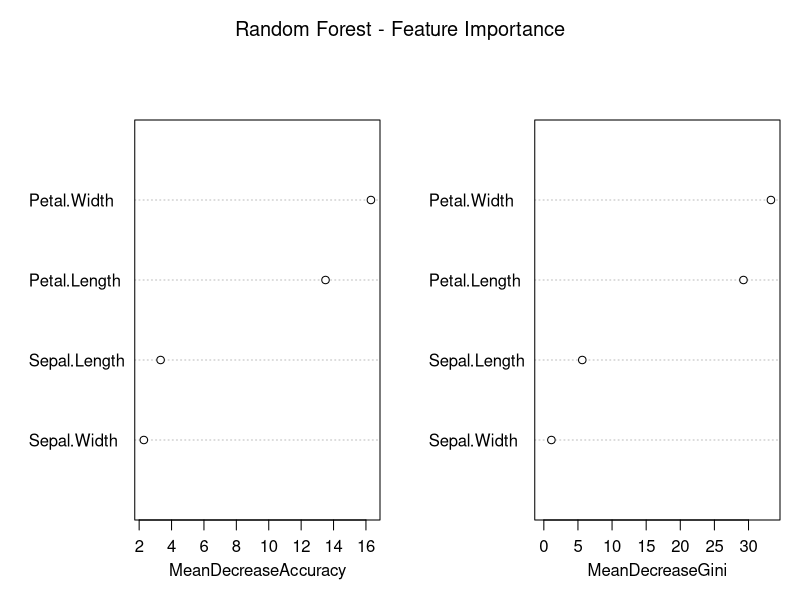
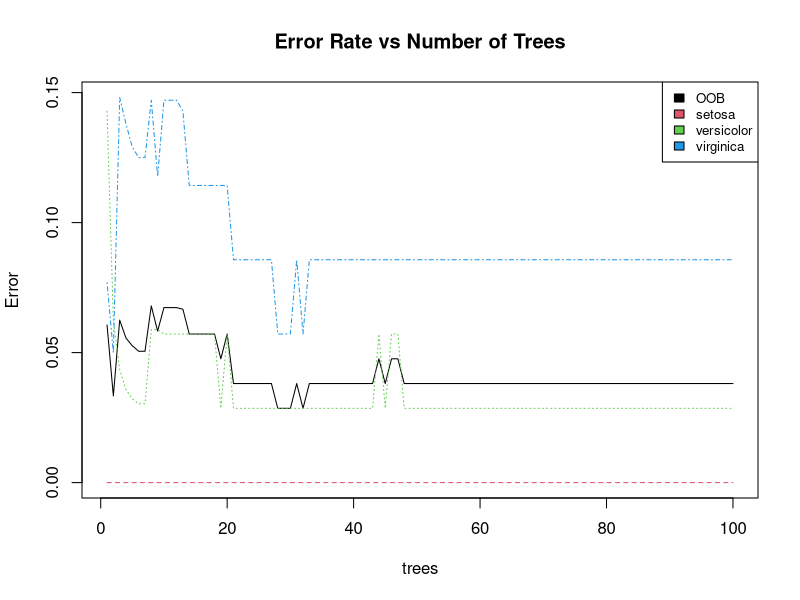

The R source for these figures, in order:
## ---- chunk 1
# Load required libraries
library(randomForest)
library(caret)

# Load iris dataset
data(iris)
str(iris)
## ---- chunk 2
# Set seed for reproducibility
set.seed(123)

# Split data
trainIndex <- createDataPartition(iris$Species, p = 0.7, list = FALSE)
trainData <- iris[trainIndex, ]
testData <- iris[-trainIndex, ]

# Train Random Forest
rf_model <- randomForest(
  Species ~ ., 
  data = trainData,
  ntree = 100,        # Number of trees
  mtry = 2,           # Features to consider at each split
  importance = TRUE
)

print(rf_model)
## ---- chunk 3
# Make predictions
predictions <- predict(rf_model, testData)

# Confusion Matrix
confusionMatrix(predictions, testData$Species)
## ---- chunk 4
# Plot variable importance
varImpPlot(rf_model, main = "Random Forest - Feature Importance")
## ---- chunk 5
# Plot error vs number of trees
plot(rf_model, main = "Error Rate vs Number of Trees")
legend("topright", colnames(rf_model$err.rate), 
       col = 1:4, cex = 0.8, fill = 1:4)
